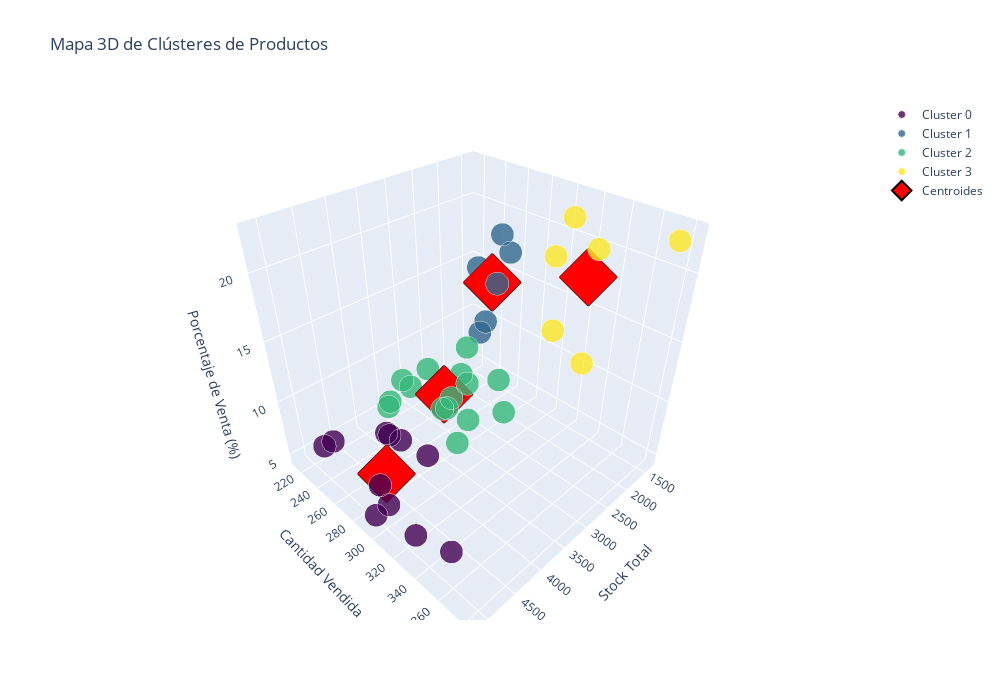

The code cell stored with this chart in its notebook:
### Code cell
# =============================================================================
# 6. MAPA DE CLÚSTERES - VISUALIZACIÓN AVANZADA
# =============================================================================

print("\n" + "="*70)
print("MAPA DE CLÚSTERES")
print("="*70)

# Crear visualización 3D de clusters
fig_clusters_3d = go.Figure()

colors_cluster = ['#440154', '#31688e', '#35b779', '#fde725']

for cluster_id in sorted(cluster_data['Cluster'].unique()):
    cluster_subset = cluster_data[cluster_data['Cluster'] == cluster_id]
    
    fig_clusters_3d.add_trace(go.Scatter3d(
        x=cluster_subset['Stock'],
        y=cluster_subset['Cantidad_vendida'],
        z=cluster_subset['Porcentaje_venta'],
        mode='markers',
        name=f'Cluster {cluster_id}',
        marker=dict(
            size=8,
            color=colors_cluster[cluster_id],
            opacity=0.8,
            line=dict(width=1, color='white')
        ),
        text=[f'ID: {id}<br>Stock: {s}<br>Vendido: {v}<br>%Venta: {p:.1f}%' 
              for id, s, v, p in zip(cluster_subset['ID_Producto'], 
                                     cluster_subset['Stock'],
                                     cluster_subset['Cantidad_vendida'],
                                     cluster_subset['Porcentaje_venta'])],
        hoverinfo='text'
    ))

# Añadir centroides
centroids_inv = scaler.inverse_transform(kmeans.cluster_centers_)
fig_clusters_3d.add_trace(go.Scatter3d(
    x=centroids_inv[:, 1],  # Stock
    y=centroids_inv[:, 0],  # Cantidad_vendida
    z=centroids_inv[:, 3],  # Porcentaje_venta
    mode='markers',
    name='Centroides',
    marker=dict(
        size=15,
        color='red',
        symbol='diamond',
        line=dict(width=2, color='black')
    )
))

fig_clusters_3d.update_layout(
    title_text="Mapa 3D de Clústeres de Productos",
    scene=dict(
        xaxis_title='Stock Total',
        yaxis_title='Cantidad Vendida',
        zaxis_title='Porcentaje de Venta (%)'
    ),
    height=700,
    width=1000
)
fig_clusters_3d.show()

### Figure 1 — Plotly figure (JSON) as saved in the notebook; plotly's stock layout.template omitted (floating-point values rounded to 4 significant figures)
{"data": [{"hoverinfo": "text", "marker": {"color": "#440154", "line": {"color": "white", "width": 1}, "opacity": 0.8, "size": 8}, "mode": "markers", "name": "Cluster 0", "text": ["ID: 5<br>Stock: 4929<br>Vendido: 300<br>%Venta: 6.1%", "ID: 6<br>Stock: 5137<br>Vendido: 299<br>%Venta: 5.8%", "ID: 7<br>Stock: 4068<br>Vendido: 293<br>%Venta: 7.2%", "ID: 9<br>Stock: 4051<br>Vendido: 252<br>%Venta: 6.2%", "ID: 15<br>Stock: 4043<br>Vendido: 264<br>%Venta: 6.5%", "ID: 18<br>Stock: 4720<br>Vendido: 214<br>%Venta: 4.5%", "ID: 19<br>Stock: 4041<br>Vendido: 248<br>%Venta: 6.1%", "ID: 27<br>Stock: 4978<br>Vendido: 358<br>%Venta: 7.2%", "ID: 32<br>Stock: 5057<br>Vendido: 332<br>%Venta: 6.6%", "ID: 34<br>Stock: 4769<br>Vendido: 282<br>%Venta: 5.9%", "ID: 36<br>Stock: 4578<br>Vendido: 216<br>%Venta: 4.7%"], "type": "scatter3d", "x": [4929, 5137, 4068, 4051, 4043, 4720, 4041, 4978, 5057, 4769, 4578], "y": [300, 299, 293, 252, 264, 214, 248, 358, 332, 282, 216], "z": [6.086, 5.821, 7.203, 6.221, 6.53, 4.534, 6.137, 7.192, 6.565, 5.913, 4.718]}, {"hoverinfo": "text", "marker": {"color": "#31688e", "line": {"color": "white", "width": 1}, "opacity": 0.8, "size": 8}, "mode": "markers", "name": "Cluster 1", "text": ["ID: 4<br>Stock: 2099<br>Vendido: 259<br>%Venta: 12.3%", "ID: 11<br>Stock: 1726<br>Vendido: 254<br>%Venta: 14.7%", "ID: 13<br>Stock: 2228<br>Vendido: 259<br>%Venta: 11.6%", "ID: 20<br>Stock: 1541<br>Vendido: 227<br>%Venta: 14.7%", "ID: 30<br>Stock: 1363<br>Vendido: 243<br>%Venta: 17.8%", "ID: 37<br>Stock: 1506<br>Vendido: 257<br>%Venta: 17.1%"], "type": "scatter3d", "x": [2099, 1726, 2228, 1541, 1363, 1506], "y": [259, 254, 259, 227, 243, 257], "z": [12.34, 14.72, 11.62, 14.73, 17.83, 17.07]}, {"hoverinfo": "text", "marker": {"color": "#35b779", "line": {"color": "white", "width": 1}, "opacity": 0.8, "size": 8}, "mode": "markers", "name": "Cluster 2", "text": ["ID: 1<br>Stock: 3327<br>Vendido: 276<br>%Venta: 8.3%", "ID: 2<br>Stock: 3358<br>Vendido: 273<br>%Venta: 8.1%", "ID: 3<br>Stock: 3167<br>Vendido: 273<br>%Venta: 8.6%", "ID: 8<br>Stock: 3140<br>Vendido: 320<br>%Venta: 10.2%", "ID: 10<br>Stock: 2429<br>Vendido: 255<br>%Venta: 10.5%", "ID: 14<br>Stock: 3125<br>Vendido: 217<br>%Venta: 6.9%", "ID: 16<br>Stock: 3189<br>Vendido: 230<br>%Venta: 7.2%", "ID: 17<br>Stock: 3383<br>Vendido: 299<br>%Venta: 8.8%", "ID: 21<br>Stock: 2800<br>Vendido: 266<br>%Venta: 9.5%", "ID: 22<br>Stock: 3545<br>Vendido: 225<br>%Venta: 6.3%", "ID: 23<br>Stock: 3731<br>Vendido: 305<br>%Venta: 8.2%", "ID: 24<br>Stock: 2908<br>Vendido: 277<br>%Venta: 9.5%", "ID: 28<br>Stock: 3637<br>Vendido: 228<br>%Venta: 6.3%", "ID: 31<br>Stock: 2771<br>Vendido: 300<br>%Venta: 10.8%", "ID: 33<br>Stock: 2837<br>Vendido: 232<br>%Venta: 8.2%"], "type": "scatter3d", "x": [3327, 3358, 3167, 3140, 2429, 3125, 3189, 3383, 2800, 3545, 3731, 2908, 3637, 2771, 2837], "y": [276, 273, 273, 320, 255, 217, 230, 299, 266, 225, 305, 277, 228, 300, 232], "z": [8.296, 8.13, 8.62, 10.19, 10.5, 6.944, 7.212, 8.838, 9.5, 6.347, 8.175, 9.525, 6.269, 10.83, 8.178]}, {"hoverinfo": "text", "marker": {"color": "#fde725", "line": {"color": "white", "width": 1}, "opacity": 0.8, "size": 8}, "mode": "markers", "name": "Cluster 3", "text": ["ID: 12<br>Stock: 1619<br>Vendido: 300<br>%Venta: 18.5%", "ID: 25<br>Stock: 1640<br>Vendido: 332<br>%Venta: 20.2%", "ID: 26<br>Stock: 1688<br>Vendido: 382<br>%Venta: 22.6%", "ID: 29<br>Stock: 2455<br>Vendido: 353<br>%Venta: 14.4%", "ID: 35<br>Stock: 1437<br>Vendido: 306<br>%Venta: 21.3%", "ID: 38<br>Stock: 2182<br>Vendido: 321<br>%Venta: 14.7%"], "type": "scatter3d", "x": [1619, 1640, 1688, 2455, 1437, 2182], "y": [300, 332, 382, 353, 306, 321], "z": [18.53, 20.24, 22.63, 14.38, 21.29, 14.71]}, {"marker": {"color": "red", "line": {"color": "black", "width": 2}, "size": 15, "symbol": "diamond"}, "mode": "markers", "name": "Centroides", "type": "scatter3d", "x": [4579.0, 1744.0, 3156.0, 1837.0], "y": [278, 249.8, 265.1, 332.3], "z": [6.084, 14.72, 8.503, 18.63]}], "layout": {"height": 700, "scene": {"xaxis": {"title": {"text": "Stock Total"}}, "yaxis": {"title": {"text": "Cantidad Vendida"}}, "zaxis": {"title": {"text": "Porcentaje de Venta (%)"}}}, "title": {"text": "Mapa 3D de Clústeres de Productos"}, "width": 1000}}
